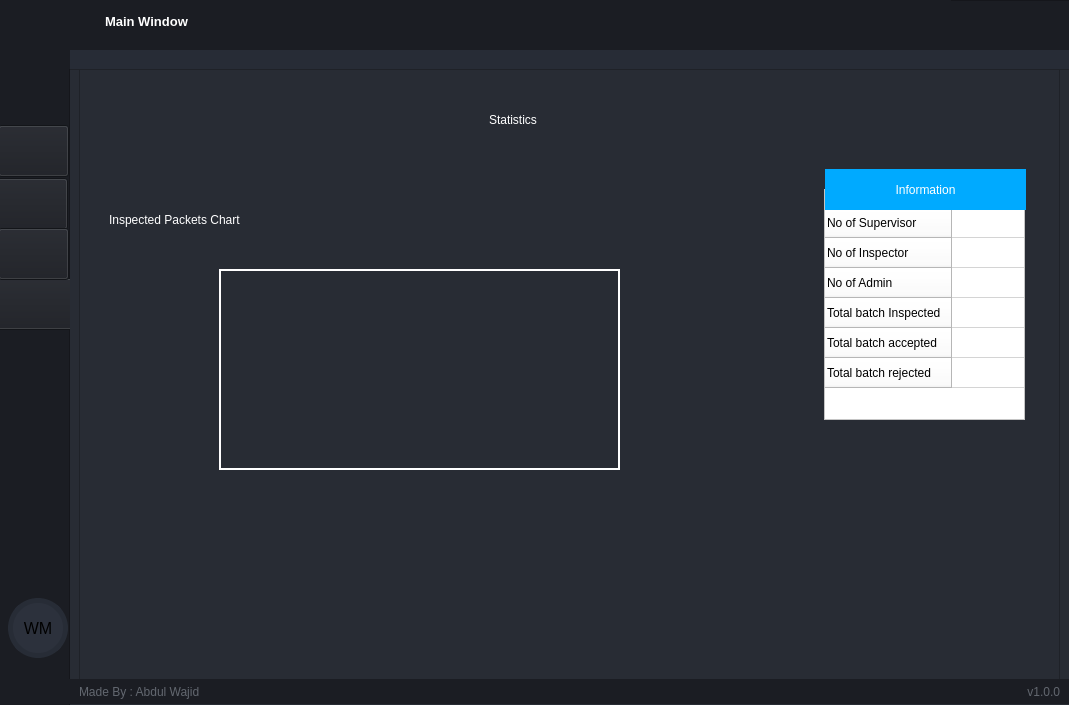
<?xml version="1.0" encoding="UTF-8"?>
<ui version="4.0">
 <class>MainWindow</class>
 <widget class="QMainWindow" name="MainWindow">
  <property name="geometry">
   <rect>
    <x>0</x>
    <y>0</y>
    <width>1069</width>
    <height>705</height>
   </rect>
  </property>
  <property name="windowTitle">
   <string>MainWindow</string>
  </property>
  <widget class="QWidget" name="centralwidget">
   <widget class="QFrame" name="frame">
    <property name="geometry">
     <rect>
      <x>0</x>
      <y>0</y>
      <width>1071</width>
      <height>71</height>
     </rect>
    </property>
    <property name="styleSheet">
     <string notr="true">background-color: rgb(27, 29, 35);</string>
    </property>
    <property name="frameShape">
     <enum>QFrame::StyledPanel</enum>
    </property>
    <property name="frameShadow">
     <enum>QFrame::Raised</enum>
    </property>
    <widget class="QPushButton" name="btn_toggle_menu_2">
     <property name="geometry">
      <rect>
       <x>0</x>
       <y>0</y>
       <width>70</width>
       <height>71</height>
      </rect>
     </property>
     <property name="sizePolicy">
      <sizepolicy hsizetype="Expanding" vsizetype="Expanding">
       <horstretch>0</horstretch>
       <verstretch>0</verstretch>
      </sizepolicy>
     </property>
     <property name="styleSheet">
      <string notr="true">QPushButton {
	
	background-position: center;
	background-repeat: no-reperat;
	border: none;
	background-color: rgb(27, 29, 35);
}
QPushButton:hover {
	background-color: rgb(33, 37, 43);
}
QPushButton:pressed {	
	background-color: rgb(85, 170, 255);
}</string>
     </property>
     <property name="text">
      <string/>
     </property>
     <property name="icon">
      <iconset>
       <normaloff>../../realTimeInspectionSystem/view/desktopAppIcons/24x24/cil-menu.png</normaloff>../../realTimeInspectionSystem/view/desktopAppIcons/24x24/cil-menu.png</iconset>
     </property>
     <property name="iconSize">
      <size>
       <width>24</width>
       <height>24</height>
      </size>
     </property>
    </widget>
    <widget class="QFrame" name="frame_label_top_btns">
     <property name="geometry">
      <rect>
       <x>70</x>
       <y>0</y>
       <width>881</width>
       <height>42</height>
      </rect>
     </property>
     <property name="sizePolicy">
      <sizepolicy hsizetype="Expanding" vsizetype="Preferred">
       <horstretch>0</horstretch>
       <verstretch>0</verstretch>
      </sizepolicy>
     </property>
     <property name="frameShape">
      <enum>QFrame::NoFrame</enum>
     </property>
     <property name="frameShadow">
      <enum>QFrame::Raised</enum>
     </property>
     <layout class="QHBoxLayout" name="horizontalLayout_10">
      <property name="spacing">
       <number>0</number>
      </property>
      <property name="leftMargin">
       <number>5</number>
      </property>
      <property name="topMargin">
       <number>0</number>
      </property>
      <property name="rightMargin">
       <number>10</number>
      </property>
      <property name="bottomMargin">
       <number>0</number>
      </property>
      <item>
       <widget class="QFrame" name="frame_icon_top_bar_2">
        <property name="maximumSize">
         <size>
          <width>30</width>
          <height>30</height>
         </size>
        </property>
        <property name="styleSheet">
         <string notr="true">background: transparent;
background-image: url(:/16x16/icons/16x16/cil-terminal.png);
background-position: center;
background-repeat: no-repeat;
</string>
        </property>
        <property name="frameShape">
         <enum>QFrame::StyledPanel</enum>
        </property>
        <property name="frameShadow">
         <enum>QFrame::Raised</enum>
        </property>
        <widget class="QLabel" name="label_2">
         <property name="geometry">
          <rect>
           <x>6</x>
           <y>5</y>
           <width>20</width>
           <height>21</height>
          </rect>
         </property>
         <property name="text">
          <string/>
         </property>
         <property name="pixmap">
          <pixmap>../../Desktop App/icons/16x16/cil-home.png</pixmap>
         </property>
        </widget>
       </widget>
      </item>
      <item>
       <widget class="QLabel" name="label_title_bar_top">
        <property name="font">
         <font>
          <family>Segoe UI</family>
          <pointsize>10</pointsize>
          <weight>75</weight>
          <bold>true</bold>
         </font>
        </property>
        <property name="styleSheet">
         <string notr="true">background: transparent;
color: rgb(255, 255, 255);
</string>
        </property>
        <property name="text">
         <string>Main Window</string>
        </property>
       </widget>
      </item>
     </layout>
    </widget>
    <widget class="QPushButton" name="btn_close">
     <property name="geometry">
      <rect>
       <x>1020</x>
       <y>0</y>
       <width>40</width>
       <height>42</height>
      </rect>
     </property>
     <property name="sizePolicy">
      <sizepolicy hsizetype="Minimum" vsizetype="Expanding">
       <horstretch>0</horstretch>
       <verstretch>0</verstretch>
      </sizepolicy>
     </property>
     <property name="minimumSize">
      <size>
       <width>40</width>
       <height>0</height>
      </size>
     </property>
     <property name="maximumSize">
      <size>
       <width>40</width>
       <height>16777215</height>
      </size>
     </property>
     <property name="toolTip">
      <string>Close</string>
     </property>
     <property name="styleSheet">
      <string notr="true">QPushButton {	
	border: none;
	background-color: transparent;
}
QPushButton:hover {
	background-color: rgb(52, 59, 72);
}
QPushButton:pressed {	
	background-color: rgb(85, 170, 255);
}</string>
     </property>
     <property name="text">
      <string/>
     </property>
     <property name="icon">
      <iconset>
       <normaloff>icons/24x24/cil-x.png</normaloff>icons/24x24/cil-x.png</iconset>
     </property>
    </widget>
    <widget class="QPushButton" name="btn_minimize">
     <property name="geometry">
      <rect>
       <x>940</x>
       <y>0</y>
       <width>40</width>
       <height>42</height>
      </rect>
     </property>
     <property name="sizePolicy">
      <sizepolicy hsizetype="Minimum" vsizetype="Expanding">
       <horstretch>0</horstretch>
       <verstretch>0</verstretch>
      </sizepolicy>
     </property>
     <property name="minimumSize">
      <size>
       <width>40</width>
       <height>0</height>
      </size>
     </property>
     <property name="maximumSize">
      <size>
       <width>40</width>
       <height>16777215</height>
      </size>
     </property>
     <property name="toolTip">
      <string>Minimize</string>
     </property>
     <property name="styleSheet">
      <string notr="true">QPushButton {	
	border: none;
	background-color: transparent;
}
QPushButton:hover {
	background-color: rgb(52, 59, 72);
}
QPushButton:pressed {	
	background-color: rgb(85, 170, 255);
}</string>
     </property>
     <property name="text">
      <string/>
     </property>
     <property name="icon">
      <iconset>
       <normaloff>icons/24x24/cil-window-minimize.png</normaloff>icons/24x24/cil-window-minimize.png</iconset>
     </property>
    </widget>
    <widget class="QPushButton" name="btn_maximize_restore">
     <property name="geometry">
      <rect>
       <x>980</x>
       <y>0</y>
       <width>40</width>
       <height>42</height>
      </rect>
     </property>
     <property name="sizePolicy">
      <sizepolicy hsizetype="Minimum" vsizetype="Expanding">
       <horstretch>0</horstretch>
       <verstretch>0</verstretch>
      </sizepolicy>
     </property>
     <property name="minimumSize">
      <size>
       <width>40</width>
       <height>0</height>
      </size>
     </property>
     <property name="maximumSize">
      <size>
       <width>40</width>
       <height>16777215</height>
      </size>
     </property>
     <property name="toolTip">
      <string>Maximize</string>
     </property>
     <property name="styleSheet">
      <string notr="true">QPushButton {	
	border: none;
	background-color: transparent;
}
QPushButton:hover {
	background-color: rgb(52, 59, 72);
}
QPushButton:pressed {	
	background-color: rgb(85, 170, 255);
}</string>
     </property>
     <property name="text">
      <string/>
     </property>
     <property name="icon">
      <iconset>
       <normaloff>icons/24x24/cil-window-maximize.png</normaloff>icons/24x24/cil-window-maximize.png</iconset>
     </property>
    </widget>
    <widget class="QFrame" name="frame_top_info">
     <property name="geometry">
      <rect>
       <x>70</x>
       <y>50</y>
       <width>1001</width>
       <height>23</height>
      </rect>
     </property>
     <property name="maximumSize">
      <size>
       <width>16777215</width>
       <height>65</height>
      </size>
     </property>
     <property name="styleSheet">
      <string notr="true">background-color: rgb(39, 44, 54);</string>
     </property>
     <property name="frameShape">
      <enum>QFrame::NoFrame</enum>
     </property>
     <property name="frameShadow">
      <enum>QFrame::Raised</enum>
     </property>
     <layout class="QHBoxLayout" name="horizontalLayout_8">
      <property name="spacing">
       <number>0</number>
      </property>
      <property name="leftMargin">
       <number>10</number>
      </property>
      <property name="topMargin">
       <number>0</number>
      </property>
      <property name="rightMargin">
       <number>10</number>
      </property>
      <property name="bottomMargin">
       <number>0</number>
      </property>
     </layout>
    </widget>
   </widget>
   <widget class="QFrame" name="frame_2">
    <property name="geometry">
     <rect>
      <x>-1</x>
      <y>69</y>
      <width>1071</width>
      <height>641</height>
     </rect>
    </property>
    <property name="styleSheet">
     <string notr="true">background-color: rgb(40, 44, 52);</string>
    </property>
    <property name="frameShape">
     <enum>QFrame::StyledPanel</enum>
    </property>
    <property name="frameShadow">
     <enum>QFrame::Raised</enum>
    </property>
    <widget class="QFrame" name="frame_3">
     <property name="geometry">
      <rect>
       <x>-1</x>
       <y>-1</y>
       <width>72</width>
       <height>641</height>
      </rect>
     </property>
     <property name="styleSheet">
      <string notr="true">background-color: rgb(27, 29, 35);</string>
     </property>
     <property name="frameShape">
      <enum>QFrame::StyledPanel</enum>
     </property>
     <property name="frameShadow">
      <enum>QFrame::Raised</enum>
     </property>
     <widget class="QLabel" name="profileButton">
      <property name="geometry">
       <rect>
        <x>10</x>
        <y>530</y>
        <width>60</width>
        <height>60</height>
       </rect>
      </property>
      <property name="sizePolicy">
       <sizepolicy hsizetype="Maximum" vsizetype="Maximum">
        <horstretch>0</horstretch>
        <verstretch>0</verstretch>
       </sizepolicy>
      </property>
      <property name="minimumSize">
       <size>
        <width>60</width>
        <height>60</height>
       </size>
      </property>
      <property name="maximumSize">
       <size>
        <width>60</width>
        <height>60</height>
       </size>
      </property>
      <property name="font">
       <font>
        <family>Segoe UI</family>
        <pointsize>12</pointsize>
       </font>
      </property>
      <property name="styleSheet">
       <string notr="true">QLabel {
	border-radius: 30px;
	background-color: rgb(44, 49, 60);
	border: 5px solid rgb(39, 44, 54);
	background-position: center;
	background-repeat: no-repeat;
}</string>
      </property>
      <property name="text">
       <string>WM</string>
      </property>
      <property name="alignment">
       <set>Qt::AlignCenter</set>
      </property>
     </widget>
     <widget class="QPushButton" name="homeButton">
      <property name="geometry">
       <rect>
        <x>0</x>
        <y>57</y>
        <width>71</width>
        <height>52</height>
       </rect>
      </property>
      <property name="text">
       <string/>
      </property>
      <property name="icon">
       <iconset>
        <normaloff>:/views/icons/house.png</normaloff>:/views/icons/house.png</iconset>
      </property>
      <property name="iconSize">
       <size>
        <width>30</width>
        <height>44</height>
       </size>
      </property>
     </widget>
     <widget class="QPushButton" name="logoutButton">
      <property name="geometry">
       <rect>
        <x>-1</x>
        <y>210</y>
        <width>81</width>
        <height>52</height>
       </rect>
      </property>
      <property name="text">
       <string/>
      </property>
      <property name="icon">
       <iconset>
        <normaloff>icons/log-out.png</normaloff>icons/log-out.png</iconset>
      </property>
      <property name="iconSize">
       <size>
        <width>33</width>
        <height>44</height>
       </size>
      </property>
     </widget>
     <widget class="QPushButton" name="statisticsButton">
      <property name="geometry">
       <rect>
        <x>-1</x>
        <y>110</y>
        <width>71</width>
        <height>52</height>
       </rect>
      </property>
      <property name="text">
       <string/>
      </property>
      <property name="icon">
       <iconset>
        <normaloff>icons/statistics.png</normaloff>icons/statistics.png</iconset>
      </property>
      <property name="iconSize">
       <size>
        <width>33</width>
        <height>44</height>
       </size>
      </property>
     </widget>
     <widget class="QPushButton" name="profileButtonOrignal">
      <property name="geometry">
       <rect>
        <x>0</x>
        <y>160</y>
        <width>71</width>
        <height>52</height>
       </rect>
      </property>
      <property name="text">
       <string/>
      </property>
      <property name="icon">
       <iconset>
        <normaloff>icons/profile.png</normaloff>icons/profile.png</iconset>
      </property>
      <property name="iconSize">
       <size>
        <width>33</width>
        <height>44</height>
       </size>
      </property>
     </widget>
    </widget>
    <widget class="QFrame" name="frame_4">
     <property name="geometry">
      <rect>
       <x>80</x>
       <y>0</y>
       <width>981</width>
       <height>611</height>
      </rect>
     </property>
     <property name="frameShape">
      <enum>QFrame::StyledPanel</enum>
     </property>
     <property name="frameShadow">
      <enum>QFrame::Raised</enum>
     </property>
     <widget class="QStackedWidget" name="stackedWidget">
      <property name="geometry">
       <rect>
        <x>-10</x>
        <y>0</y>
        <width>991</width>
        <height>606</height>
       </rect>
      </property>
      <property name="styleSheet">
       <string notr="true">background: transparent;</string>
      </property>
      <property name="currentIndex">
       <number>1</number>
      </property>
      <widget class="QWidget" name="pageHome">
       <widget class="QLabel" name="label">
        <property name="geometry">
         <rect>
          <x>10</x>
          <y>109</y>
          <width>973</width>
          <height>25</height>
         </rect>
        </property>
        <property name="sizePolicy">
         <sizepolicy hsizetype="Minimum" vsizetype="Fixed">
          <horstretch>0</horstretch>
          <verstretch>0</verstretch>
         </sizepolicy>
        </property>
        <property name="minimumSize">
         <size>
          <width>0</width>
          <height>15</height>
         </size>
        </property>
        <property name="font">
         <font>
          <family>Segoe UI</family>
          <pointsize>14</pointsize>
         </font>
        </property>
        <property name="styleSheet">
         <string notr="true">color: rgb(255, 255, 255);</string>
        </property>
        <property name="text">
         <string>What would you like to do?</string>
        </property>
        <property name="alignment">
         <set>Qt::AlignCenter</set>
        </property>
       </widget>
       <widget class="QFrame" name="frame_11">
        <property name="geometry">
         <rect>
          <x>10</x>
          <y>140</y>
          <width>973</width>
          <height>448</height>
         </rect>
        </property>
        <property name="frameShape">
         <enum>QFrame::StyledPanel</enum>
        </property>
        <property name="frameShadow">
         <enum>QFrame::Raised</enum>
        </property>
        <widget class="QPushButton" name="startInspection">
         <property name="geometry">
          <rect>
           <x>330</x>
           <y>112</y>
           <width>101</width>
           <height>101</height>
          </rect>
         </property>
         <property name="styleSheet">
          <string notr="true">QPushButton {
    color: #333;
    border: 2px solid #555;
    border-radius: 20px;
    border-style: outset;
    background: qradialgradient(
        cx: 0.3, cy: -0.4, fx: 0.3, fy: -0.4,
        radius: 1.35, stop: 0 #fff, stop: 1 #888
        );
    padding: 5px;
    }
</string>
         </property>
         <property name="text">
          <string/>
         </property>
         <property name="icon">
          <iconset>
           <normaloff>icons/inspection.png</normaloff>icons/inspection.png</iconset>
         </property>
         <property name="iconSize">
          <size>
           <width>50</width>
           <height>50</height>
          </size>
         </property>
        </widget>
        <widget class="QPushButton" name="showStatistics">
         <property name="geometry">
          <rect>
           <x>520</x>
           <y>112</y>
           <width>101</width>
           <height>101</height>
          </rect>
         </property>
         <property name="styleSheet">
          <string notr="true">QPushButton {
    color: #333;
    border: 2px solid #555;
    border-radius: 20px;
    border-style: outset;
    background: qradialgradient(
        cx: 0.3, cy: -0.4, fx: 0.3, fy: -0.4,
        radius: 1.35, stop: 0 #fff, stop: 1 #888
        );
    padding: 5px;
    }
</string>
         </property>
         <property name="text">
          <string/>
         </property>
         <property name="icon">
          <iconset>
           <normaloff>icons/statistics.png</normaloff>icons/statistics.png</iconset>
         </property>
         <property name="iconSize">
          <size>
           <width>50</width>
           <height>50</height>
          </size>
         </property>
        </widget>
        <widget class="QLabel" name="label_3">
         <property name="geometry">
          <rect>
           <x>330</x>
           <y>230</y>
           <width>111</width>
           <height>31</height>
          </rect>
         </property>
         <property name="styleSheet">
          <string notr="true">color: rgb(255, 255, 255);
font: 75 11pt &quot;MS Shell Dlg 2&quot;;</string>
         </property>
         <property name="text">
          <string>Start Inspection</string>
         </property>
        </widget>
        <widget class="QLabel" name="label_4">
         <property name="geometry">
          <rect>
           <x>520</x>
           <y>240</y>
           <width>101</width>
           <height>16</height>
          </rect>
         </property>
         <property name="styleSheet">
          <string notr="true">color: rgb(255, 255, 255);
font: 75 11pt &quot;MS Shell Dlg 2&quot;;</string>
         </property>
         <property name="text">
          <string>Show Statistics</string>
         </property>
        </widget>
       </widget>
       <widget class="QLabel" name="topUserName">
        <property name="geometry">
         <rect>
          <x>10</x>
          <y>0</y>
          <width>973</width>
          <height>71</height>
         </rect>
        </property>
        <property name="sizePolicy">
         <sizepolicy hsizetype="Preferred" vsizetype="Maximum">
          <horstretch>0</horstretch>
          <verstretch>0</verstretch>
         </sizepolicy>
        </property>
        <property name="font">
         <font>
          <family>Segoe UI</family>
          <pointsize>40</pointsize>
         </font>
        </property>
        <property name="styleSheet">
         <string notr="true">color: rgb(255, 255, 255);</string>
        </property>
        <property name="text">
         <string>Welcome, User Name! </string>
        </property>
        <property name="alignment">
         <set>Qt::AlignCenter</set>
        </property>
       </widget>
      </widget>
      <widget class="QWidget" name="pageStatistics">
       <widget class="QLabel" name="label_10">
        <property name="geometry">
         <rect>
          <x>420</x>
          <y>20</y>
          <width>141</width>
          <height>61</height>
         </rect>
        </property>
        <property name="styleSheet">
         <string notr="true">color: rgb(255, 255, 255);
font: 75 28pt &quot;MS Shell Dlg 2&quot;;</string>
        </property>
        <property name="text">
         <string>Statistics</string>
        </property>
       </widget>
       <widget class="QTableWidget" name="informationTableWdget">
        <property name="geometry">
         <rect>
          <x>755</x>
          <y>120</y>
          <width>201</width>
          <height>231</height>
         </rect>
        </property>
        <property name="styleSheet">
         <string notr="true">background-color: rgb(255, 255, 255);
color: rgb(0, 0, 0);
</string>
        </property>
        <row>
         <property name="text">
          <string>No of Supervisor</string>
         </property>
        </row>
        <row>
         <property name="text">
          <string>No of Inspector</string>
         </property>
        </row>
        <row>
         <property name="text">
          <string>No of Admin</string>
         </property>
        </row>
        <row>
         <property name="text">
          <string>Total batch Inspected</string>
         </property>
        </row>
        <row>
         <property name="text">
          <string>Total batch accepted</string>
         </property>
        </row>
        <row>
         <property name="text">
          <string>Total batch rejected</string>
         </property>
        </row>
        <column>
         <property name="text">
          <string/>
         </property>
        </column>
       </widget>
       <widget class="QLabel" name="label_13">
        <property name="geometry">
         <rect>
          <x>756</x>
          <y>100</y>
          <width>201</width>
          <height>41</height>
         </rect>
        </property>
        <property name="styleSheet">
         <string notr="true">background-color: rgb(0, 170, 255);
color: rgb(255, 255, 255);
font: 75 14pt &quot;MS Shell Dlg 2&quot;;</string>
        </property>
        <property name="text">
         <string>Information</string>
        </property>
        <property name="alignment">
         <set>Qt::AlignCenter</set>
        </property>
       </widget>
       <widget class="QFrame" name="pieChartFrame">
        <property name="geometry">
         <rect>
          <x>150</x>
          <y>200</y>
          <width>401</width>
          <height>201</height>
         </rect>
        </property>
        <property name="styleSheet">
         <string notr="true">border : 2px solid white;</string>
        </property>
        <property name="frameShape">
         <enum>QFrame::StyledPanel</enum>
        </property>
        <property name="frameShadow">
         <enum>QFrame::Raised</enum>
        </property>
       </widget>
       <widget class="QFrame" name="barChartFrame">
        <property name="geometry">
         <rect>
          <x>10</x>
          <y>500</y>
          <width>211</width>
          <height>101</height>
         </rect>
        </property>
        <property name="frameShape">
         <enum>QFrame::StyledPanel</enum>
        </property>
        <property name="frameShadow">
         <enum>QFrame::Raised</enum>
        </property>
       </widget>
       <widget class="QLabel" name="label_14">
        <property name="geometry">
         <rect>
          <x>40</x>
          <y>130</y>
          <width>251</width>
          <height>41</height>
         </rect>
        </property>
        <property name="styleSheet">
         <string notr="true">font: 75 16pt &quot;MS Shell Dlg 2&quot;;
color: rgb(255, 255, 255);</string>
        </property>
        <property name="text">
         <string>Inspected Packets Chart</string>
        </property>
       </widget>
      </widget>
      <widget class="QWidget" name="pageProfile">
       <widget class="QLabel" name="label_11">
        <property name="geometry">
         <rect>
          <x>410</x>
          <y>20</y>
          <width>191</width>
          <height>61</height>
         </rect>
        </property>
        <property name="styleSheet">
         <string notr="true">color: rgb(255, 255, 255);
font: 75 28pt &quot;MS Shell Dlg 2&quot;;</string>
        </property>
        <property name="text">
         <string>User Profile</string>
        </property>
       </widget>
       <widget class="QFrame" name="frame_5">
        <property name="geometry">
         <rect>
          <x>490</x>
          <y>110</y>
          <width>5</width>
          <height>500</height>
         </rect>
        </property>
        <property name="styleSheet">
         <string notr="true">background-color: rgb(255, 255, 255);</string>
        </property>
        <property name="frameShape">
         <enum>QFrame::StyledPanel</enum>
        </property>
        <property name="frameShadow">
         <enum>QFrame::Raised</enum>
        </property>
       </widget>
       <widget class="QLabel" name="UserName">
        <property name="geometry">
         <rect>
          <x>590</x>
          <y>141</y>
          <width>311</width>
          <height>71</height>
         </rect>
        </property>
        <property name="sizePolicy">
         <sizepolicy hsizetype="Preferred" vsizetype="Maximum">
          <horstretch>0</horstretch>
          <verstretch>0</verstretch>
         </sizepolicy>
        </property>
        <property name="font">
         <font>
          <family>MS Shell Dlg 2</family>
          <pointsize>22</pointsize>
          <weight>9</weight>
          <italic>false</italic>
          <bold>false</bold>
         </font>
        </property>
        <property name="styleSheet">
         <string notr="true">color: rgb(255, 255, 255);
font: 75 22pt &quot;MS Shell Dlg 2&quot;;</string>
        </property>
        <property name="text">
         <string>Welcome, User Name! </string>
        </property>
        <property name="alignment">
         <set>Qt::AlignCenter</set>
        </property>
       </widget>
       <widget class="QLabel" name="EmailID">
        <property name="geometry">
         <rect>
          <x>510</x>
          <y>250</y>
          <width>471</width>
          <height>25</height>
         </rect>
        </property>
        <property name="sizePolicy">
         <sizepolicy hsizetype="Minimum" vsizetype="Fixed">
          <horstretch>0</horstretch>
          <verstretch>0</verstretch>
         </sizepolicy>
        </property>
        <property name="minimumSize">
         <size>
          <width>0</width>
          <height>15</height>
         </size>
        </property>
        <property name="font">
         <font>
          <family>Segoe UI</family>
          <pointsize>14</pointsize>
         </font>
        </property>
        <property name="styleSheet">
         <string notr="true">color: rgb(255, 255, 255);</string>
        </property>
        <property name="text">
         <string>Email : </string>
        </property>
        <property name="alignment">
         <set>Qt::AlignCenter</set>
        </property>
       </widget>
       <widget class="QLabel" name="ROLEID">
        <property name="geometry">
         <rect>
          <x>510</x>
          <y>320</y>
          <width>471</width>
          <height>25</height>
         </rect>
        </property>
        <property name="sizePolicy">
         <sizepolicy hsizetype="Minimum" vsizetype="Fixed">
          <horstretch>0</horstretch>
          <verstretch>0</verstretch>
         </sizepolicy>
        </property>
        <property name="minimumSize">
         <size>
          <width>0</width>
          <height>15</height>
         </size>
        </property>
        <property name="font">
         <font>
          <family>Segoe UI</family>
          <pointsize>14</pointsize>
         </font>
        </property>
        <property name="styleSheet">
         <string notr="true">color: rgb(255, 255, 255);</string>
        </property>
        <property name="text">
         <string>Role : </string>
        </property>
        <property name="alignment">
         <set>Qt::AlignCenter</set>
        </property>
       </widget>
       <widget class="QLabel" name="label_15">
        <property name="geometry">
         <rect>
          <x>50</x>
          <y>100</y>
          <width>371</width>
          <height>351</height>
         </rect>
        </property>
        <property name="text">
         <string/>
        </property>
        <property name="pixmap">
         <pixmap>icons/profile.png</pixmap>
        </property>
        <property name="scaledContents">
         <bool>true</bool>
        </property>
       </widget>
      </widget>
     </widget>
    </widget>
    <widget class="QFrame" name="frame_label_bottom">
     <property name="geometry">
      <rect>
       <x>70</x>
       <y>610</y>
       <width>1001</width>
       <height>25</height>
      </rect>
     </property>
     <property name="styleSheet">
      <string notr="true">background-color: rgb(27, 29, 35);</string>
     </property>
     <property name="frameShape">
      <enum>QFrame::NoFrame</enum>
     </property>
     <property name="frameShadow">
      <enum>QFrame::Raised</enum>
     </property>
     <layout class="QHBoxLayout" name="horizontalLayout_7">
      <property name="spacing">
       <number>0</number>
      </property>
      <property name="leftMargin">
       <number>10</number>
      </property>
      <property name="topMargin">
       <number>0</number>
      </property>
      <property name="rightMargin">
       <number>10</number>
      </property>
      <property name="bottomMargin">
       <number>0</number>
      </property>
      <item>
       <widget class="QLabel" name="label_credits">
        <property name="font">
         <font>
          <family>Segoe UI</family>
         </font>
        </property>
        <property name="styleSheet">
         <string notr="true">color: rgb(98, 103, 111);</string>
        </property>
        <property name="text">
         <string>Made By : Abdul Wajid</string>
        </property>
       </widget>
      </item>
      <item>
       <widget class="QLabel" name="label_version">
        <property name="maximumSize">
         <size>
          <width>100</width>
          <height>16777215</height>
         </size>
        </property>
        <property name="font">
         <font>
          <family>Segoe UI</family>
         </font>
        </property>
        <property name="styleSheet">
         <string notr="true">color: rgb(98, 103, 111);</string>
        </property>
        <property name="text">
         <string>v1.0.0</string>
        </property>
        <property name="alignment">
         <set>Qt::AlignRight|Qt::AlignTrailing|Qt::AlignVCenter</set>
        </property>
       </widget>
      </item>
     </layout>
    </widget>
   </widget>
  </widget>
 </widget>
 <resources/>
 <connections/>
</ui>
